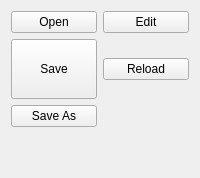
      <widget class="QWidget" name="tab_10">
       <attribute name="title">
        <string>File</string>
       </attribute>
       <layout class="QGridLayout" name="gridLayout_16">
        <item row="2" column="0">
         <widget class="QPushButton" name="save_as_pb">
          <property name="text">
           <string>Save As</string>
          </property>
         </widget>
        </item>
        <item row="1" column="0">
         <widget class="QPushButton" name="save_pb">
          <property name="sizePolicy">
           <sizepolicy hsizetype="Minimum" vsizetype="Preferred">
            <horstretch>0</horstretch>
            <verstretch>0</verstretch>
           </sizepolicy>
          </property>
          <property name="minimumSize">
           <size>
            <width>0</width>
            <height>60</height>
           </size>
          </property>
          <property name="text">
           <string>Save</string>
          </property>
          <property name="led_indicator" stdset="0">
           <bool>true</bool>
          </property>
         </widget>
        </item>
        <item row="3" column="0">
         <spacer name="verticalSpacer_2">
          <property name="orientation">
           <enum>Qt::Vertical</enum>
          </property>
          <property name="sizeHint" stdset="0">
           <size>
            <width>20</width>
            <height>40</height>
           </size>
          </property>
         </spacer>
        </item>
        <item row="0" column="0">
         <widget class="QPushButton" name="open_pb">
          <property name="text">
           <string>Open</string>
          </property>
         </widget>
        </item>
        <item row="0" column="1">
         <widget class="QPushButton" name="edit_pb">
          <property name="text">
           <string>Edit</string>
          </property>
         </widget>
        </item>
        <item row="1" column="1">
         <widget class="QPushButton" name="reload_pb">
          <property name="text">
           <string>Reload</string>
          </property>
         </widget>
        </item>
       </layout>
      </widget>
